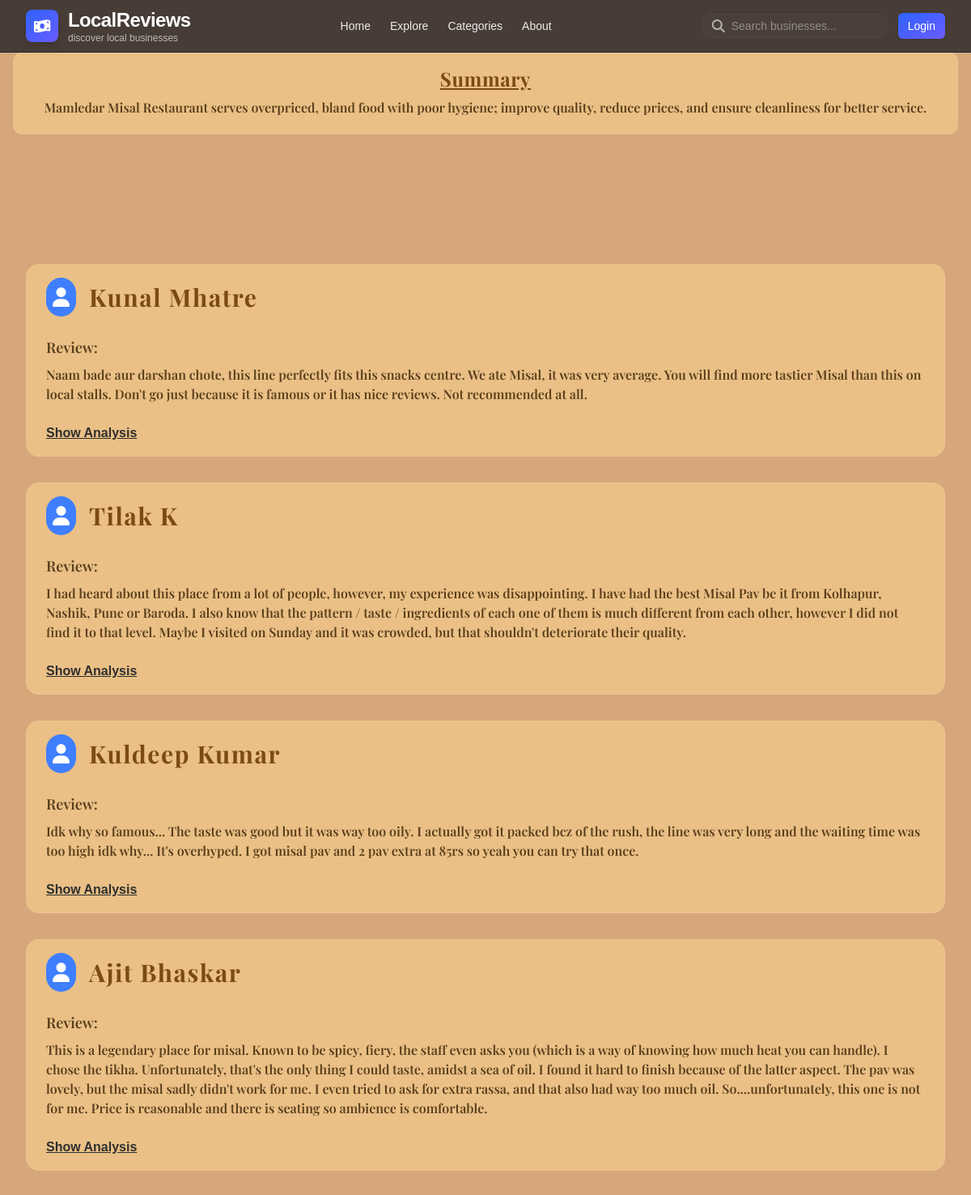
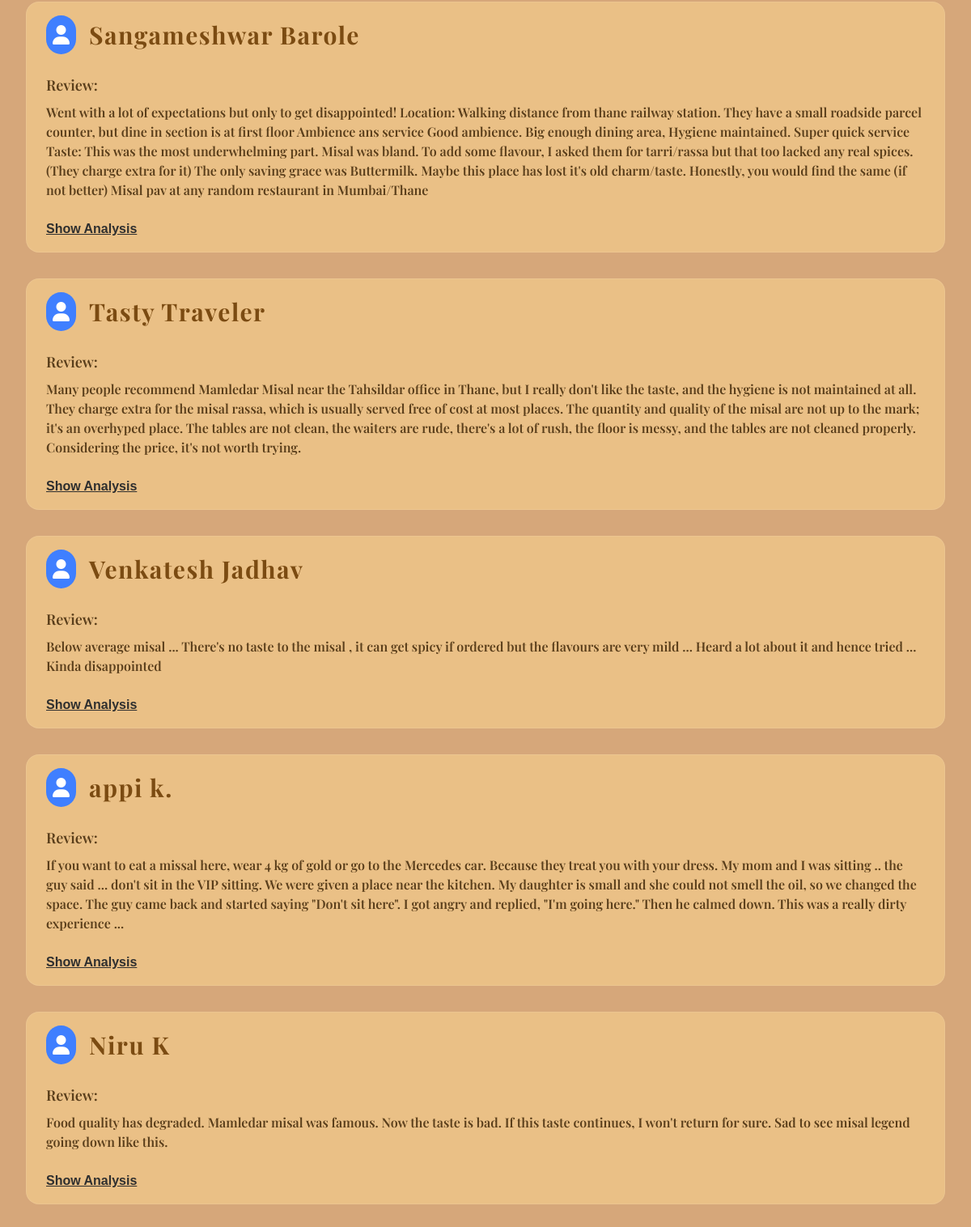
/neg_reviews/mamledar-misal-restaurant, run on the app's committed database (2 pictures, top to bottom).
### reviews/models.py (models this page shows, shortened)
class Review(models.Model):
    company = models.CharField(max_length=100, default='X')
    username = models.CharField(max_length=255, default='Anonymous')
    review = models.CharField(max_length=512)
    sentiment = models.CharField(max_length=20, default='')
    feedback1 = models.CharField(max_length=512, default='')
    feedback2 = models.CharField(max_length=512, default='', blank=True, null=True)
    feedback3 = models.CharField(max_length=512, default='', blank=True, null=True)

### reviews/views.py (the view)
# urls.py: path('neg_reviews/<str:company>', views.show_negative_reviews, name='neg_reviews'),
def show_negative_reviews(request, company):
    entries = Review.objects.filter(company=company, sentiment='negative')
    _, neg_feedback = get_json_data(company)
    return render(request, 'reviews/neg_reviews.html', {'entries': entries, 'neg_feedback': neg_feedback})

### reviews/views.py (called while the page is built)
def get_json_data(company, file_path=JSON_DIR):
    with open(file_path, 'r', encoding='utf-8') as json_file:
        company_feedbacks = json.loads(json_file.read())
    pos_feedback = None
    neg_feedback = None
    for company_feedback in company_feedbacks:
        if company in list(company_feedback.keys()):
            pos_feedback = company_feedback[company]['pos_feedback']
            neg_feedback = company_feedback[company]['neg_feedback']
    return pos_feedback, neg_feedback

### reviews/templates/reviews/neg_reviews.html (shortened to what this page needs)
{% load static %}
<!DOCTYPE html>
<html lang="en">
<head>
  <script src="https://cdn.tailwindcss.com"></script>
  <link
    rel="stylesheet"
    href="https://cdnjs.cloudflare.com/ajax/libs/font-awesome/6.4.0/css/all.min.css"
  />
</head>
<body class="min-h-screen w-full bg-[#d6a77a] text-gray-800">
  <header class="fixed top-0 left-0 right-0 z-50 bg-[#0b0f1a]/70 backdrop-blur-sm border-b border-gray-800">
    <div class="max-w-7xl mx-auto px-4 sm:px-6 lg:px-8">
      <div class="flex items-center justify-between h-16">
        <div class="flex items-center gap-3">
          <div class="flex items-center justify-center w-10 h-10 rounded-lg bg-gradient-to-br from-[#2d63ff] to-[#6b5cff] shadow-lg">
            <i class="fa-solid fa-money-bill-wave text-white text-lg"></i>
          </div>
          <div>
            <span class="text-lg sm:text-xl md:text-2xl font-extrabold tracking-tight text-white">LocalReviews</span>
            <div class="text-xs text-[rgba(255,255,255,0.65)] -mt-0.5">discover local businesses</div>
          </div>
        </div>
        <nav class="hidden md:flex items-center gap-6">
          <a href="{% url 'index' %}" class="text-sm font-medium text-[rgba(255,255,255,0.9)] hover:text-[#7fb1ff] transition">Home</a>
          <button class="text-sm font-medium text-[rgba(255,255,255,0.9)] hover:text-[#7fb1ff] transition">Explore</button>
          <button class="text-sm font-medium text-[rgba(255,255,255,0.9)] hover:text-[#7fb1ff] transition">Categories</button>
          <button class="text-sm font-medium text-[rgba(255,255,255,0.9)] hover:text-[#7fb1ff] transition">About</button>
        </nav>
        <div class="flex items-center gap-3">
          <div class="hidden sm:flex items-center bg-[rgba(255,255,255,0.02)] border border-[rgba(255,255,255,0.04)] rounded-full px-3 py-1">
            <i class="fa-solid fa-magnifying-glass text-[rgba(255,255,255,0.6)]"></i>
            <input
              type="search"
              placeholder="Search businesses..."
              class="ml-2 bg-transparent outline-none text-sm text-[rgba(255,255,255,0.9)] placeholder-[rgba(255,255,255,0.4)]"
            />
          </div>
          <div>
            <button id="auth-btn" class="px-3 py-1.5 rounded-md bg-gradient-to-br from-[#2d63ff] to-[#6b5cff] text-white text-sm font-medium shadow">Login</button>
          </div>
        </div>
      </div>
    </div>
  </header>
  {% if neg_feedback %}
  <div class="max-w-[100rem] mx-auto mt-12 p-3 sm:p-4">
    <div class="rounded-xl bg-[#eac086] border border-[rgba(255,255,255,0.08)] p-3 sm:p-4">
      <h4 class="text-center text-xl sm:text-2xl font-bold mb-2 text-[#7b4b12] tracking-wide underline" style="font-family: 'Larken'">Summary</h4>
      <p class="text-center font-semibold mb-1 text-[#5a3e1b]" style="font-family: 'Frevent'">{{neg_feedback}}</p>
    </div>
  </div>
  {% endif %}
  <main class="max-w-7xl mx-auto mt-28 p-4 sm:p-6 md:p-8 space-y-8">
    {% for entry in entries %}
    <div class="w-full bg-[#eac086] border border-[rgba(255,255,255,0.08)] rounded-2xl cursor-pointer px-6
   transition transform hover:-translate-y-1 hover:shadow-[0_10px_30px_rgba(255,224,189,0.2)] rounded-2xl p-4 space-y-4">
      <div class="flex items-center gap-4">
        <i class="fa-solid fa-user text-2xl text-white rounded-full bg-[#3f7fff] p-2"></i>
        <div class="flex-1 flex items-center justify-between">
          <div class="flex items-center gap-4">
            <p class="text-xl sm:text-2xl md:text-3xl leading-none text-[#7b4b12] tracking-wider" style="font-family: 'Larken'">
              {{ entry.username }}
            </p>
          </div>
        </div>
      </div>
      <div class="pt-2 space-y-2">
        <p class="text-lg font-semibold text-[#5a3e1b]" style="font-family: 'Frevent'">Review:</p>
        <p class="text-sm md:text-base text-[#5a3e1b]" style="font-family: 'Frevent'">{{ entry.review }}</p>
      </div>
      <div class="pt-2 space-y-2">
        <button id="show-analysis-btn-{{entry.id}}" onclick="showAnalysis({{entry.id}})" class="w-full text-[#2f2f2f] underline font-semibold text-left" type="button">Show Analysis</button>
      </div>
    </div>
    {% endfor %}
  </main>
</body>
</html>

### reviews/templates/reviews/neg_reviews.html (style rules this page uses)
body { font-family: 'Poppins', sans-serif; }

### data on the page
Review: username "Kunal Mhatre", review "Naam bade aur darshan chote, this line perfectly fits this snacks centre. We ate Misal, it was very average. You will find more tastier Misal than this on local stalls. Don't go just because it is famous or it has nice reviews. Not recommended at all."
Review: username "Tilak K", review "I had heard about this place from a lot of people, however, my experience was disappointing. I have had the best Misal Pav be it from Kolhapur, Nashik, Pune or Baroda. I also know that the pattern / taste / ingredients of each one of them is much different from each other, however I did not find it to that level. Maybe I visited on Sunday and it was crowded, but that shouldn't deteriorate their quality."
Review: username "Kuldeep Kumar", review "Idk why so famous... The taste was good but it was way too oily. I actually got it packed bcz of the rush, the line was very long and the waiting time was too high idk why... It's overhyped. I got misal pav and 2 pav extra at 85rs so yeah you can try that once."
Review: username "Ajit Bhaskar", review "This is a legendary place for misal. Known to be spicy, fiery, the staff even asks you (which is a way of knowing how much heat you can handle). I chose the tikha. Unfortunately, that's the only thing I could taste, amidst a sea of oil. I found it hard to finish because of the latter aspect. The pav was lovely, but the misal sadly didn't work for me. I even tried to ask for extra rassa, and that also had way too much oil. So....unfortunately, this one is not for me. Price is reasonable and there is seating so ambience is comfortable."
Review: username "Sangameshwar Barole", review "Went with a lot of expectations but only to get disappointed! Location: Walking distance from thane railway station. They have a small roadside parcel counter, but dine in section is at first floor Ambience ans service Good ambience. Big enough dining area, Hygiene maintained. Super quick service Taste: This was the most underwhelming part. Misal was bland. To add some flavour, I asked them for tarri/rassa but that too lacked any real spices. (They charge extra for it) The only saving grace was Buttermilk. Maybe this place has lost it's old charm/taste. Honestly, you would find the same (if not better) Misal pav at any random restaurant in Mumbai/Thane"
Review: username "Tasty Traveler", review "Many people recommend Mamledar Misal near the Tahsildar office in Thane, but I really don't like the taste, and the hygiene is not maintained at all. They charge extra for the misal rassa, which is usually served free of cost at most places. The quantity and quality of the misal are not up to the mark; it's an overhyped place. The tables are not clean, the waiters are rude, there's a lot of rush, the floor is messy, and the tables are not cleaned properly. Considering the price, it's not worth trying."
Review: username "Venkatesh Jadhav", review "Below average misal ... There's no taste to the misal , it can get spicy if ordered but the flavours are very mild ... Heard a lot about it and hence tried ... Kinda disappointed"
Review: username "appi k.", review "If you want to eat a missal here, wear 4 kg of gold or go to the Mercedes car. Because they treat you with your dress. My mom and I was sitting .. the guy said ... don't sit in the VIP sitting. We were given a place near the kitchen. My daughter is small and she could not smell the oil, so we changed the space. The guy came back and started saying \"Don't sit here\". I got angry and replied, \"I'm going here.\" Then he calmed down. This was a really dirty experience ..."
Review: username "Niru K", review "Food quality has degraded. Mamledar misal was famous. Now the taste is bad. If this taste continues, I won't return for sure. Sad to see misal legend going down like this."

### other printed values
{{ neg_feedback }} "Mamledar Misal Restaurant serves overpriced, bland food with poor hygiene; improve quality, reduce prices, and ensure cleanliness for better service."
